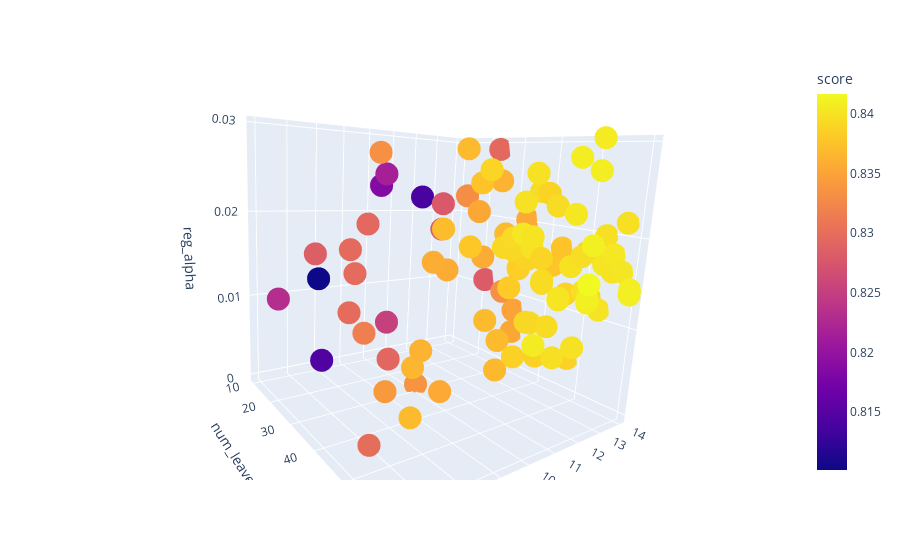

Write notebook code for a chart like this one.
### Code cell
# 描画
fig = px.scatter_3d(log_df, x='num_leaves', y='max_depth', z='reg_alpha', color='score')
fig.show()
